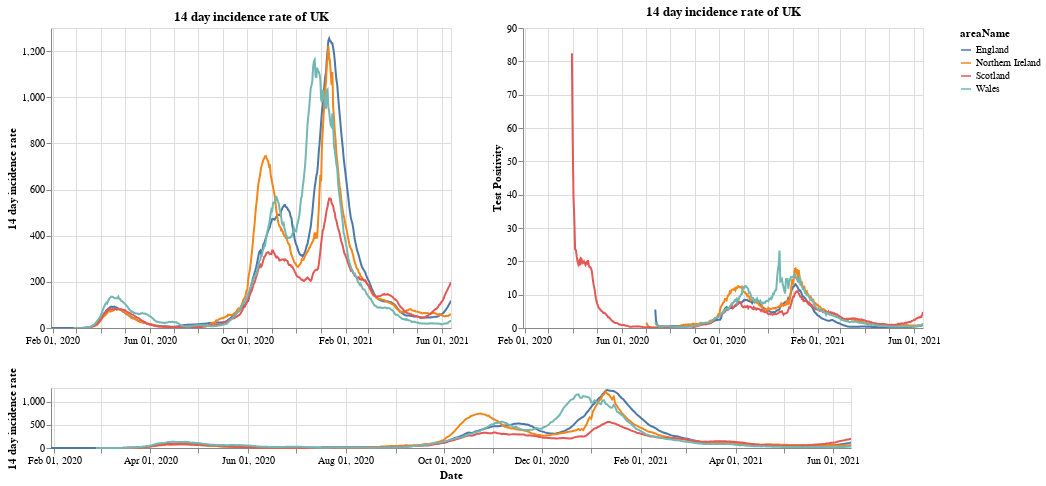

The cell this chart's notebook holds for it:
### Markdown cell above
# Plots

First a plot with each country in the UK. The top right shows the positivity rate for (which is the percentage of registered tests which were positive) while the top left is the 14 day incidence rate. The bottom chart can be used to select the timeframe (does not work on a mobile device).

### Code cell
#collapse
brush = alt.selection(type='interval', name='DateBrush',encodings=['x'],fields=['Time'])
leg_selection = alt.selection_multi(fields=['areaName'], bind='legend')

base = alt.Chart(uk_cases).mark_line().encode(
    x=alt.X("yearmonthdate(date):T", axis=alt.Axis(title='Date')),
    y=alt.Y("twoWeeklyCasesRate:Q", axis=alt.Axis(title='14 day incidence rate')),
    tooltip=['areaName', 'date','twoWeeklyCasesRate', 'testPositivity'],
    color='areaName',
    opacity=alt.condition(leg_selection, alt.value(2), alt.value(0.1))
).add_selection(leg_selection).properties(width=400)

upper = base.encode(alt.X('yearmonthdate(date):T', axis=alt.Axis(title=''),
                         scale=alt.Scale(domain=brush))
                   ).properties(title=f'14 day incidence rate of UK')
upper_right = upper.encode(alt.Y('testPositivity:Q', axis=alt.Axis(title='Test Positivity')))
lower = base.properties(height=60, width = 800).add_selection(brush)

(upper | upper_right) & lower

### Figure 1 — Vega-Lite specification as saved in the notebook (floating-point values rounded to 4 significant figures; data arrays with more than 128 entries replaced by an {"elided": "..."} marker saying what was removed)
{"config": {"view": {"continuousWidth": 400, "continuousHeight": 300}}, "vconcat": [{"hconcat": [{"mark": "line", "encoding": {"color": {"type": "nominal", "field": "areaName"}, "opacity": {"condition": {"value": 2, "selection": "selector001"}, "value": 0.1}, "tooltip": [{"type": "nominal", "field": "areaName"}, {"type": "temporal", "field": "date"}, {"type": "quantitative", "field": "twoWeeklyCasesRate"}, {"type": "quantitative", "field": "testPositivity"}], "x": {"type": "temporal", "axis": {"title": ""}, "field": "date", "scale": {"domain": {"selection": "DateBrush"}}, "timeUnit": "yearmonthdate"}, "y": {"type": "quantitative", "axis": {"title": "14 day incidence rate"}, "field": "twoWeeklyCasesRate"}}, "selection": {"selector001": {"type": "multi", "fields": ["areaName"], "bind": "legend"}}, "title": "14 day incidence rate of UK", "width": 400}, {"mark": "line", "encoding": {"color": {"type": "nominal", "field": "areaName"}, "opacity": {"condition": {"value": 2, "selection": "selector001"}, "value": 0.1}, "tooltip": [{"type": "nominal", "field": "areaName"}, {"type": "temporal", "field": "date"}, {"type": "quantitative", "field": "twoWeeklyCasesRate"}, {"type": "quantitative", "field": "testPositivity"}], "x": {"type": "temporal", "axis": {"title": ""}, "field": "date", "scale": {"domain": {"selection": "DateBrush"}}, "timeUnit": "yearmonthdate"}, "y": {"type": "quantitative", "axis": {"title": "Test Positivity"}, "field": "testPositivity"}}, "selection": {"selector001": {"type": "multi", "fields": ["areaName"], "bind": "legend"}}, "title": "14 day incidence rate of UK", "width": 400}]}, {"mark": "line", "encoding": {"color": {"type": "nominal", "field": "areaName"}, "opacity": {"condition": {"value": 2, "selection": "selector001"}, "value": 0.1}, "tooltip": [{"type": "nominal", "field": "areaName"}, {"type": "temporal", "field": "date"}, {"type": "quantitative", "field": "twoWeeklyCasesRate"}, {"type": "quantitative", "field": "testPositivity"}], "x": {"type": "temporal", "axis": {"title": "Date"}, "field": "date", "timeUnit": "yearmonthdate"}, "y": {"type": "quantitative", "axis": {"title": "14 day incidence rate"}, "field": "twoWeeklyCasesRate"}}, "height": 60, "selection": {"selector001": {"type": "multi", "fields": ["areaName"], "bind": "legend"}, "DateBrush": {"type": "interval", "encodings": ["x"], "fields": ["Time"]}}, "width": 800}], "data": {"name": "data-514dd2547a07f15b47454a541b20a5ee"}, "$schema": "https://vega.github.io/schema/vega-lite/v4.8.1.json", "datasets": {"data-514dd2547a07f15b47454a541b20a5ee": {"elided": "1908 records"}}}
